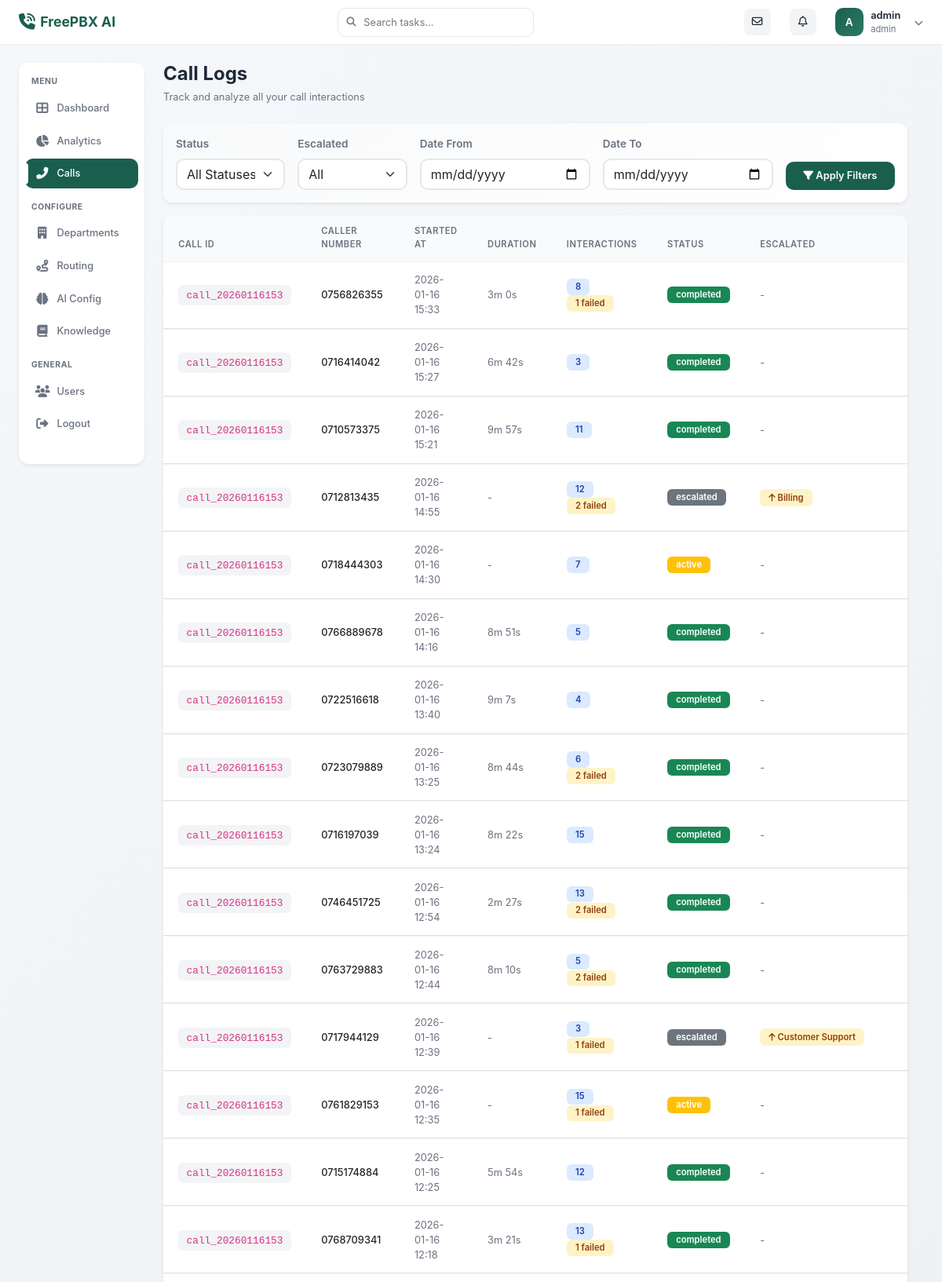
Page /admin/calls (signed in, upper part) on the committed database.
### models/user.py (models this page shows, shortened)
class User(UserMixin, db.Model):
    __tablename__ = 'users'
    id = db.Column(db.Integer, primary_key=True)
    username = db.Column(db.String(80), unique=True, nullable=False, index=True)
    email = db.Column(db.String(120), unique=True, nullable=True)
    password_hash = db.Column(db.String(255), nullable=False)
    role = db.Column(db.String(20), nullable=False, default='viewer')
    is_active = db.Column(db.Boolean, default=True, nullable=False)
    created_at = db.Column(db.DateTime, default=datetime.utcnow, nullable=False)
    last_login = db.Column(db.DateTime)
    def has_permission(self, required_role):
        role_hierarchy = {'viewer': 1, 'manager': 2, 'admin': 3}
        return role_hierarchy.get(self.role, 0) >= role_hierarchy.get(required_role, 0)

### models/call.py (models this page shows, shortened)
class Call(db.Model):
    __tablename__ = 'calls'
    id = db.Column(db.Integer, primary_key=True)
    call_id = db.Column(db.String(100), unique=True, nullable=False, index=True)
    caller_number = db.Column(db.String(20), nullable=False)
    started_at = db.Column(db.DateTime, default=datetime.utcnow, nullable=False)
    ended_at = db.Column(db.DateTime)
    duration_seconds = db.Column(db.Integer)
    status = db.Column(db.String(20), nullable=False, default='active')
    escalated = db.Column(db.Boolean, default=False, nullable=False)
    escalated_to_department_id = db.Column(db.Integer, db.ForeignKey('departments.id'))
    escalation_reason = db.Column(db.Text)
    total_interactions = db.Column(db.Integer, default=0)
    failed_interactions = db.Column(db.Integer, default=0)
    transcripts = db.relationship('CallTranscript', backref='call', lazy='dynamic',
                                  cascade='all, delete-orphan')
    intents = db.relationship('CallIntent', backref='call', lazy='dynamic',
                              cascade='all, delete-orphan')
    escalated_to_department = db.relationship('Department', backref='escalated_calls')

### models/department.py (models this page shows, shortened)
class Department(db.Model):
    __tablename__ = 'departments'
    id = db.Column(db.Integer, primary_key=True)
    name = db.Column(db.String(100), nullable=False, unique=True)
    description = db.Column(db.Text)
    extension = db.Column(db.String(20), nullable=False)
    priority = db.Column(db.Integer, default=0)
    is_active = db.Column(db.Boolean, default=True, nullable=False)
    business_hours = db.Column(db.Text)
    created_at = db.Column(db.DateTime, default=datetime.utcnow, nullable=False)
    updated_at = db.Column(db.DateTime, default=datetime.utcnow, onupdate=datetime.utcnow)
    routing_rules = db.relationship('RoutingRule', backref='department', lazy='dynamic',
                                    cascade='all, delete-orphan')

### blueprints/admin/routes.py (the view)
@admin_bp.route('/calls')
@login_required
def call_logs():
    page = request.args.get('page', 1, type=int)
    per_page = 50
    status_filter = request.args.get('status')
    escalated_filter = request.args.get('escalated')
    date_from = request.args.get('date_from')
    date_to = request.args.get('date_to')
    query = Call.query
    if status_filter:
        query = query.filter_by(status=status_filter)
    if escalated_filter:
        query = query.filter_by(escalated=(escalated_filter.lower() == 'true'))
    if date_from:
        try:
            date_from_obj = datetime.strptime(date_from, '%Y-%m-%d')
            query = query.filter(Call.started_at >= date_from_obj)
        except ValueError:
            pass
    if date_to:
        try:
            date_to_obj = datetime.strptime(date_to, '%Y-%m-%d') + timedelta(days=1)
            query = query.filter(Call.started_at < date_to_obj)
        except ValueError:
            pass
    query = query.order_by(desc(Call.started_at))
    pagination = query.paginate(page=page, per_page=per_page, error_out=False)
    calls = pagination.items
    return render_template('admin/call_logs.html',
                           calls=calls,
                           pagination=pagination,
                           status_filter=status_filter,
                           escalated_filter=escalated_filter,
                           date_from=date_from,
                           date_to=date_to)

### templates/admin/call_logs.html (shortened to what this page needs)
{% extends "base.html" %}
{% block content %}
<div class="page-header">
    <h1 class="page-title">Call Logs</h1>
    <p class="page-subtitle">Track and analyze all your call interactions</p>
</div>
<div class="card mb-3" style="background: linear-gradient(135deg, #f8f9fa 0%, #ffffff 100%);">
    <div class="card-body">
        <form method="GET" action="{{ url_for('admin.call_logs') }}" class="row g-3 align-items-end">
            <div class="col-md-2">
                <label for="status" class="form-label" style="font-size: 0.85rem; font-weight: 600; color: var(--text-secondary);">Status</label>
                <select class="form-select" id="status" name="status" style="border-radius: 10px; border: 2px solid #e5e7eb;">
                    <option value="">All Statuses</option>
                </select>
            </div>
            <div class="col-md-2">
                <label for="escalated" class="form-label" style="font-size: 0.85rem; font-weight: 600; color: var(--text-secondary);">Escalated</label>
                <select class="form-select" id="escalated" name="escalated" style="border-radius: 10px; border: 2px solid #e5e7eb;">
                    <option value="">All</option>
                </select>
            </div>
            <div class="col-md-3">
                <label for="date_from" class="form-label" style="font-size: 0.85rem; font-weight: 600; color: var(--text-secondary);">Date From</label>
                <input type="date" class="form-control" id="date_from" name="date_from"
                       value="{{ date_from }}" style="border-radius: 10px; border: 2px solid #e5e7eb;">
            </div>
            <div class="col-md-3">
                <label for="date_to" class="form-label" style="font-size: 0.85rem; font-weight: 600; color: var(--text-secondary);">Date To</label>
                <input type="date" class="form-control" id="date_to" name="date_to"
                       value="{{ date_to }}" style="border-radius: 10px; border: 2px solid #e5e7eb;">
            </div>
            <div class="col-md-2">
                <button type="submit" class="btn btn-primary w-100">
                    <i class="fas fa-filter"></i> Apply Filters
                </button>
            </div>
        </form>
    </div>
</div>
<div class="card">
    <div class="card-body p-0">
        {% if calls %}
        <div class="table-responsive">
            <table class="table mb-0">
                <thead>
                    <tr>
                        <th>Call ID</th>
                        <th>Caller Number</th>
                        <th>Started At</th>
                        <th>Duration</th>
                        <th>Interactions</th>
                        <th>Status</th>
                        <th>Escalated</th>
                        <th>Actions</th>
                    </tr>
                </thead>
                <tbody>
                    {% for call in calls %}
                    <tr>
                        <td>
                            <code style="padding: 0.35rem 0.65rem; background: #f3f4f6; border-radius: 6px; font-size: 0.8rem;">
                                {{ call.call_id[:16] }}
                            </code>
                        </td>
                        <td style="font-weight: 500;">{{ call.caller_number }}</td>
                        <td style="color: var(--text-secondary);">{{ call.started_at.strftime('%Y-%m-%d %H:%M') }}</td>
                        <td>
                            {% if call.duration_seconds %}
                                <span style="color: var(--text-secondary);">
                                    {{ call.duration_seconds // 60 }}m {{ call.duration_seconds % 60 }}s
                                </span>
                            {% else %}
                                <span style="color: var(--text-secondary);">-</span>
                            {% endif %}
                        </td>
                        <td>
                            <span class="badge" style="background: #dbeafe; color: #1e40af;">
                                {{ call.total_interactions }}
                            </span>
                            {% if call.failed_interactions > 0 %}
                                <span class="badge" style="background: #fef3c7; color: #92400e;">
                                    {{ call.failed_interactions }} failed
                                </span>
                            {% endif %}
                        </td>
                        <td>
                            <span class="badge bg-{{ 'success' if call.status == 'completed' else 'warning' if call.status == 'active' else 'danger' if call.status == 'error' else 'secondary' }}">
                                {{ call.status }}
                            </span>
                        </td>
                        <td>
                            {% if call.escalated %}
                                <span class="badge" style="background: #fef3c7; color: #92400e;">
                                    <i class="fas fa-arrow-up"></i>
                                    {% if call.escalated_to_department %}
                                        {{ call.escalated_to_department.name }}
                                    {% else %}
                                        Yes
                                    {% endif %}
                                </span>
                            {% else %}
                                <span style="color: var(--text-secondary);">-</span>
                            {% endif %}
                        </td>
                        <td>
                        </td>
                    </tr>
                    {% endfor %}
                </tbody>
            </table>
        </div>
        {% endif %}
    </div>
</div>
{% endblock %}

### templates/base.html (shortened to what this page needs)
<!DOCTYPE html>
<html lang="en">
<head>
    <link href="https://cdn.jsdelivr.net/npm/bootstrap@5.3.0/dist/css/bootstrap.min.css" rel="stylesheet">
    <link href="https://cdnjs.cloudflare.com/ajax/libs/font-awesome/6.4.0/css/all.min.css" rel="stylesheet">
</head>
<body>
    <nav class="navbar">
        <div class="container-fluid px-0">
            <a class="navbar-brand" href="{{ url_for('admin.dashboard') }}">
                <i class="fas fa-phone-volume"></i>
                <span>FreePBX AI</span>
            </a>
            {% if current_user.is_authenticated %}
            <div class="search-box">
                <i class="fas fa-search"></i>
                <input type="text" placeholder="Search tasks..." id="searchInput">
            </div>
            <div class="navbar-actions">
                <button class="icon-btn">
                    <i class="far fa-envelope"></i>
                </button>
                <button class="icon-btn">
                    <i class="far fa-bell"></i>
                </button>
                <div class="dropdown">
                    <div class="user-profile" data-bs-toggle="dropdown" aria-expanded="false" style="cursor: pointer;">
                        <div class="user-avatar">
                            {{ current_user.username[0].upper() }}
                        </div>
                        <div class="user-info">
                            <div class="user-name">{{ current_user.username }}</div>
                            <div class="user-email">{{ current_user.role }}</div>
                        </div>
                        <i class="fas fa-chevron-down" style="font-size: 0.7rem; margin-left: 0.5rem; color: var(--text-secondary);"></i>
                    </div>
                </div>
            </div>
            {% endif %}
        </div>
    </nav>
    <div class="main-container">
        {% if current_user.is_authenticated %}
        <aside class="sidebar">
            <div class="sidebar-section">
                <div class="sidebar-label">Menu</div>
                <ul class="sidebar-nav">
                    <li class="sidebar-nav-item">
                        <a href="{{ url_for('admin.dashboard') }}"
                           class="sidebar-nav-link {% if request.endpoint == 'admin.dashboard' %}active{% endif %}">
                            <i class="fas fa-th-large"></i>
                            <span>Dashboard</span>
                        </a>
                    </li>
                    <li class="sidebar-nav-item">
                        <a href="{{ url_for('admin.analytics') }}"
                           class="sidebar-nav-link {% if request.endpoint == 'admin.analytics' %}active{% endif %}">
                            <i class="fas fa-chart-pie"></i>
                            <span>Analytics</span>
                        </a>
                    </li>
                    <li class="sidebar-nav-item">
                        <a href="{{ url_for('admin.call_logs') }}"
                           class="sidebar-nav-link {% if request.endpoint in ['admin.call_logs', 'admin.call_detail'] %}active{% endif %}">
                            <i class="fas fa-phone-alt"></i>
                            <span>Calls</span>
                        </a>
                    </li>
                </ul>
            </div>
            {% if current_user.has_permission('manager') %}
            <div class="sidebar-section">
                <div class="sidebar-label">Configure</div>
                <ul class="sidebar-nav">
                    <li class="sidebar-nav-item">
                        <a href="{{ url_for('admin.departments') }}"
                           class="sidebar-nav-link {% if 'department' in request.endpoint %}active{% endif %}">
                            <i class="fas fa-building"></i>
                            <span>Departments</span>
                        </a>
                    </li>
                    <li class="sidebar-nav-item">
                        <a href="{{ url_for('admin.routing_rules') }}"
                           class="sidebar-nav-link {% if 'routing' in request.endpoint %}active{% endif %}">
                            <i class="fas fa-route"></i>
                            <span>Routing</span>
                        </a>
                    </li>
                    <li class="sidebar-nav-item">
                        <a href="{{ url_for('admin.ai_config') }}"
                           class="sidebar-nav-link {% if 'ai_config' in request.endpoint %}active{% endif %}">
                            <i class="fas fa-brain"></i>
                            <span>AI Config</span>
                        </a>
                    </li>
                    <li class="sidebar-nav-item">
                        <a href="{{ url_for('admin.knowledge_base') }}"
                           class="sidebar-nav-link {% if 'knowledge' in request.endpoint %}active{% endif %}">
                            <i class="fas fa-book"></i>
                            <span>Knowledge</span>
                        </a>
                    </li>
                </ul>
            </div>
            {% endif %}
            <div class="sidebar-section">
                <div class="sidebar-label">General</div>
                <ul class="sidebar-nav">
                    {% if current_user.has_permission('admin') %}
                    <li class="sidebar-nav-item">
                        <a href="{{ url_for('auth.list_users') }}"
                           class="sidebar-nav-link {% if 'users' in request.endpoint %}active{% endif %}">
                            <i class="fas fa-users"></i>
                            <span>Users</span>
                        </a>
                    </li>
                    {% endif %}
                    <li class="sidebar-nav-item">
                        <a href="{{ url_for('auth.logout') }}" class="sidebar-nav-link">
                            <i class="fas fa-sign-out-alt"></i>
                            <span>Logout</span>
                        </a>
                    </li>
                </ul>
            </div>
        </aside>
        {% endif %}
        <main class="main-content">
            {% block content %}{% endblock %}
        </main>
    </div>
</body>
</html>

### rows in the picture
User: username "A", username "admin", role "admin"
Call: call_id "call_20260116153", caller_number "0756826355", started_at "2026-01-16 15:33", duration_seconds "3", call.duration_seconds%60 "0", total_interactions "8", failed_interactions "1", status "completed"
Call: call_id "call_20260116153", caller_number "0716414042", started_at "2026-01-16 15:27", duration_seconds "6", call.duration_seconds%60 "42", total_interactions "3", status "completed"
Call: call_id "call_20260116153", caller_number "0710573375", started_at "2026-01-16 15:21", duration_seconds "9", call.duration_seconds%60 "57", total_interactions "11", status "completed"
Call: call_id "call_20260116153", caller_number "0712813435", started_at "2026-01-16 14:55", total_interactions "12", failed_interactions "2", status "escalated", escalated_to_department.name "Billing"
Call: call_id "call_20260116153", caller_number "0718444303", started_at "2026-01-16 14:30", total_interactions "7", status "active"
Call: call_id "call_20260116153", caller_number "0766889678", started_at "2026-01-16 14:16", duration_seconds "8", call.duration_seconds%60 "51", total_interactions "5", status "completed"
Call: call_id "call_20260116153", caller_number "0722516618", started_at "2026-01-16 13:40", duration_seconds "9", call.duration_seconds%60 "7", total_interactions "4", status "completed"
Call: call_id "call_20260116153", caller_number "0723079889", started_at "2026-01-16 13:25", duration_seconds "8", call.duration_seconds%60 "44", total_interactions "6", failed_interactions "2", status "completed"
Call: call_id "call_20260116153", caller_number "0716197039", started_at "2026-01-16 13:24", duration_seconds "8", call.duration_seconds%60 "22", total_interactions "15", status "completed"
Call: call_id "call_20260116153", caller_number "0746451725", started_at "2026-01-16 12:54", duration_seconds "2", call.duration_seconds%60 "27", total_interactions "13", failed_interactions "2", status "completed"
Call: call_id "call_20260116153", caller_number "0763729883", started_at "2026-01-16 12:44", duration_seconds "8", call.duration_seconds%60 "10", total_interactions "5", failed_interactions "2", status "completed"
Call: call_id "call_20260116153", caller_number "0717944129", started_at "2026-01-16 12:39", total_interactions "3", failed_interactions "1", status "escalated", escalated_to_department.name "Customer Support"
Call: call_id "call_20260116153", caller_number "0761829153", started_at "2026-01-16 12:35", total_interactions "15", failed_interactions "1", status "active"
Call: call_id "call_20260116153", caller_number "0715174884", started_at "2026-01-16 12:25", duration_seconds "5", call.duration_seconds%60 "54", total_interactions "12", status "completed"
Call: call_id "call_20260116153", caller_number "0768709341", started_at "2026-01-16 12:18", duration_seconds "3", call.duration_seconds%60 "21", total_interactions "13", failed_interactions "1", status "completed"
